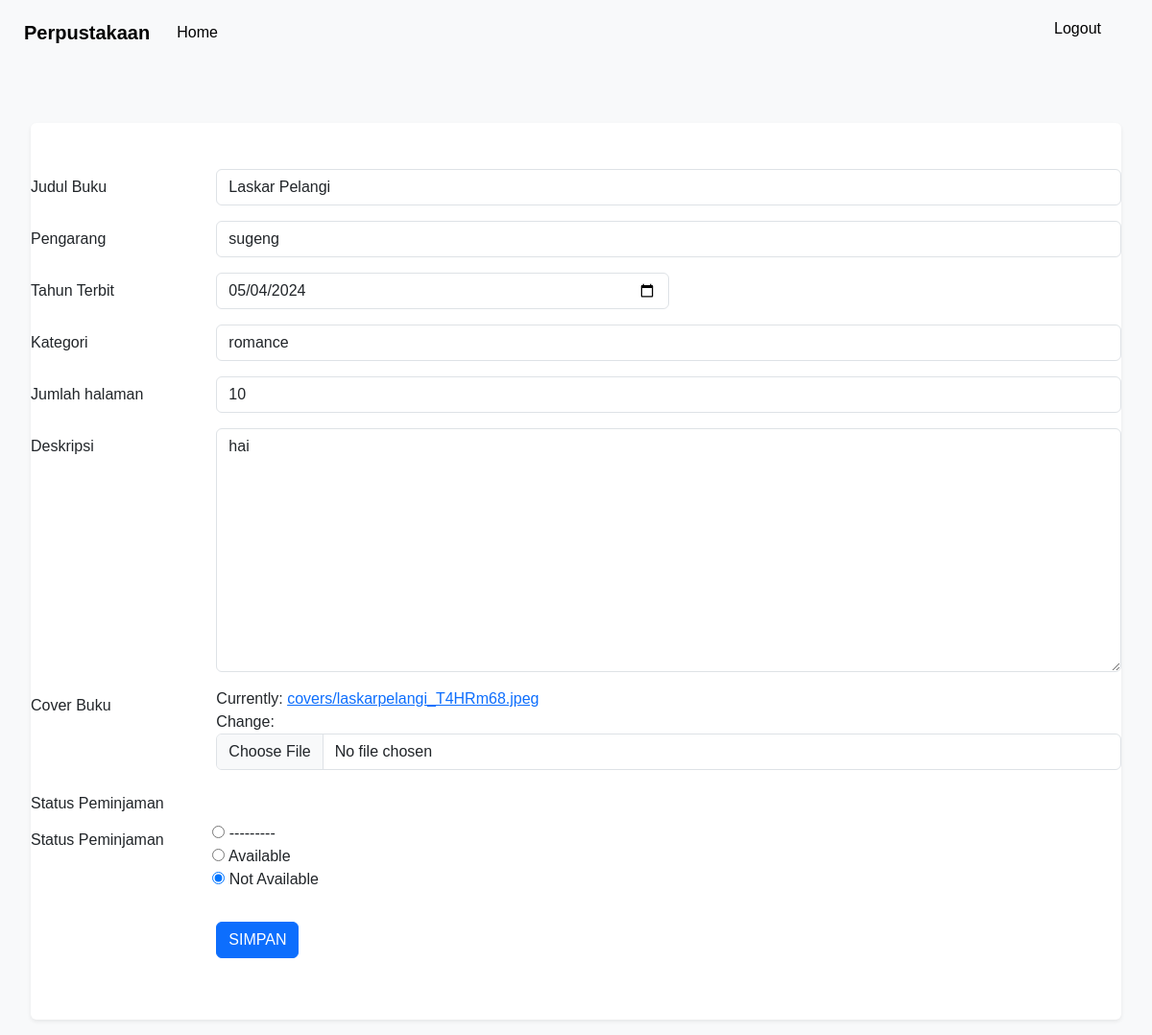
The app's page /buku/15/edit/ (signed in), older data.
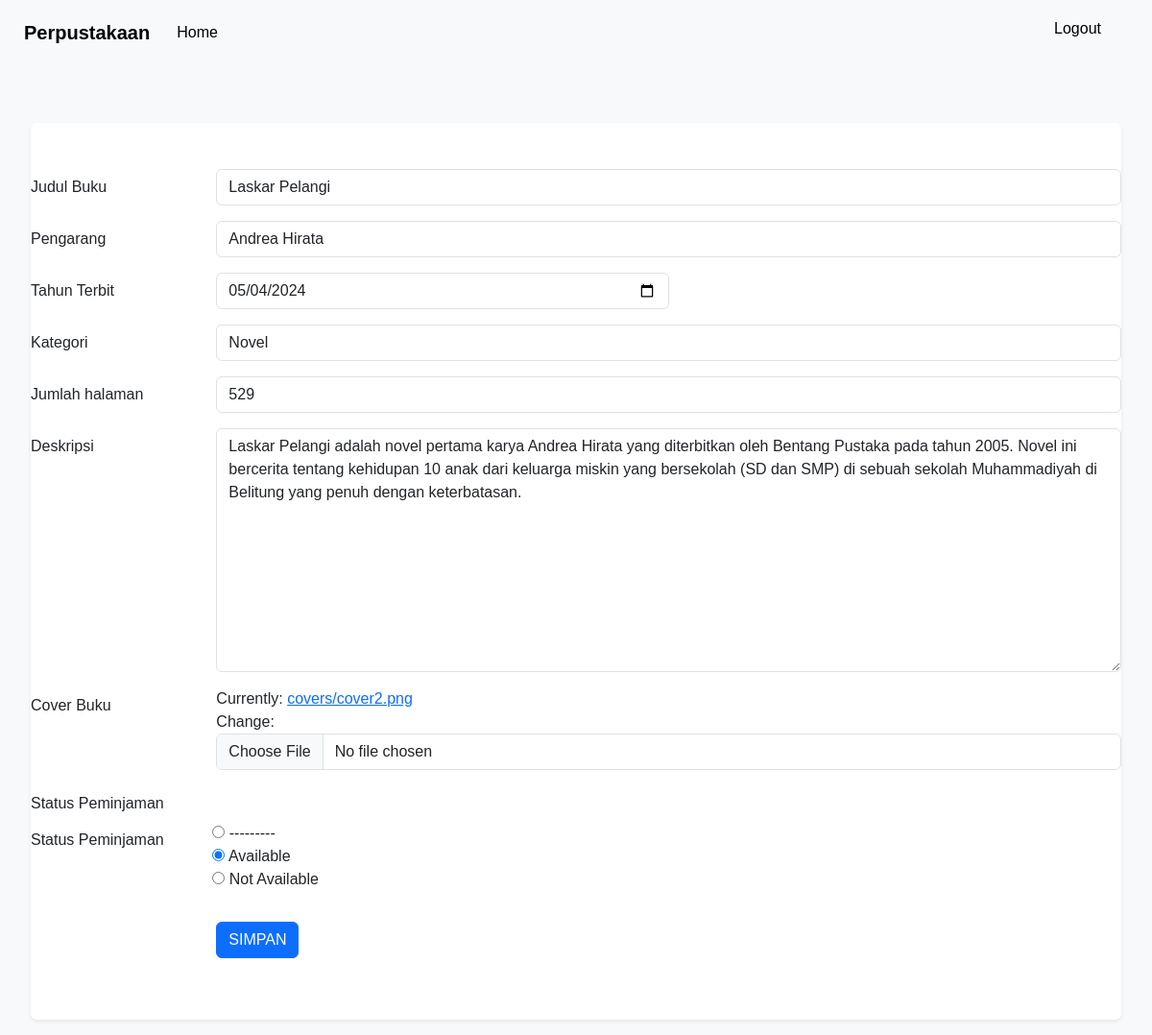
The same page, newer data.
### library/models.py (models this page shows, shortened)
class BookAttribute(models.Model):
    judulBuku = models.CharField(max_length=255)
    penulisBuku = models.CharField(max_length=255, blank=True, null=True)
    tahunTerbit = models.DateField()
    kategoriBuku = models.CharField(max_length=255, blank=True, null=True)
    jumlahHalaman = models.IntegerField()
    coverBuku = models.ImageField(upload_to='covers/')
    deskripsi = models.TextField(blank=True, null=True)  # Tambahkan bidang deskripsi
    status_peminjaman = models.CharField(max_length=20, null=False, blank=True, choices=[
        ('available', 'Available'),
        ('not-available', 'Not Available'),
    ])

### library/views.py (the view)
# urls.py: path('buku/<int:pk>/edit/', views.book_edit, name='book_edit'),
@user_passes_test(is_staff)
def book_edit(request, pk):
    book = get_object_or_404(BookAttribute, pk=pk)
    if request.method == "POST":
        form = BookAttributeForm(request.POST, request.FILES, instance=book)
        if form.is_valid():
            book = form.save()
            return redirect('input')
        else:
            print("Form tidak Valid")
    else:
        form = BookAttributeForm(instance=book)
    return render(request, 'Admin/edit.html', {'form' : form})

### library/forms.py
class BookAttributeForm(forms.ModelForm):
    class Meta:
        model = BookAttribute
        fields = [
            'judulBuku',
            'penulisBuku',
            'tahunTerbit',
            'kategoriBuku',
            'jumlahHalaman',
            'deskripsi',  # Tambahkan deskripsi ke dalam fields
            'coverBuku',
            'status_peminjaman',
        ]
        widgets = {
            'judulBuku': forms.TextInput(attrs={'class': 'form-control'}),
            'penulisBuku': forms.TextInput(attrs={'class': 'form-control'}),
            'tahunTerbit': forms.DateInput(attrs={'class': 'form-control w-50', 'type': 'date'}),
            'kategoriBuku': forms.TextInput(attrs={'class': 'form-control'}),
            'jumlahHalaman': forms.NumberInput(attrs={'class': 'form-control'}),
            'deskripsi': forms.Textarea(attrs={'class': 'form-control'}),  # Widget untuk deskripsi
            'coverBuku': forms.ClearableFileInput(attrs={'class': 'form-control'}),
            'status_peminjaman': forms.RadioSelect(choices=[
                ('available', 'Available'),
                ('not-available', 'Not Available')
            ], attrs={'class': ''}),
        }

### templates/Admin/edit.html (shortened to what this page needs)
{% load static %}
<!DOCTYPE html>
<html lang=en>
<head>
{% include 'bootstrap5.html' %}
{% include 'snippets/navbaradmin.html' %}
<link rel="stylesheet" href="{% static 'assets/css/admin.css' %}">
<head>
    <body>
        <div class="form">
            <div class="my-3 bg-body rounded shadow-sm pt-5 pb-5">
                <form method="post" enctype="multipart/form-data">
                    <div class="mb-3 row">
                        <label for="judul" class="col-sm-2 col-form-label">Judul Buku</label>
                        <div class="col-sm-10">
                            {{ form.judulBuku }}
                        </div>
                    </div>
                    <div class="mb-3 row">
                        <label for="nama" class="col-sm-2 col-form-label">Pengarang</label>
                        <div class="col-sm-10">
                            {{ form.penulisBuku }}
                        </div>
                    </div>
                    <div class="mb-3 row">
                        <label for="tahun_Terbit" class="col-sm-2 col-form-label">Tahun Terbit</label>
                        <div class="col-sm-10">
                            {{ form.tahunTerbit }}
                        </div>
                    </div>
                    <div class="mb-3 row">
                        <label for="kategori" class="col-sm-2 col-form-label">Kategori</label>
                        <div class="col-sm-10">
                            {{ form.kategoriBuku}}
                        </div>
                    </div>
                    <div class="mb-3 row">
                        <label for="jumlah_halaman" class="col-sm-2 col-form-label">Jumlah halaman</label>
                        <div class="col-sm-10">
                            {{ form.jumlahHalaman}}
                        </div>
                    </div>
                    <div class="mb-3 row">
                        <label for="deskripsi" class="col-sm-2 col-form-label">Deskripsi</label>
                        <div class="col-sm-10">
                            {{ form.deskripsi }}
                        </div>
                    </div>
                    <div class="mb-3 row">
                        <label for="cover_buku" class="col-sm-2 col-form-label">Cover Buku</label>
                        <div class="col-sm-10">
                            {{ form.coverBuku }}
                        </div>
                    </div>
                    <div class="mb-3 row">
                        <label for="status_peminjaman" class="col-sm-2 col-form-label">Status Peminjaman</label>
                        <div class="mb-3 row">
                            <label for="status_peminjaman" class="col-sm-2 col-form-label">Status Peminjaman</label>
                            <div class="col-sm-10">
                                {{ form.status_peminjaman }}
                            </div>
                        </div>
                    </div>
                    <div class="mb-3 row">
                        <label class="col-sm-2 col-form-label"></label>
                        <div class="col-sm-10">
                            <button type="submit" class="btn btn-primary custom-button">SIMPAN</button>
                        </div>
                    </div>
                </form>
            </div>
        </div>
    </body>
    </html>
</html>

Row changes from the older to the newer data that the page shows:
changed BookAttribute "Laskar Pelangi": penulisBuku "sugeng" → "Andrea Hirata"; kategoriBuku "romance" → "Novel"; jumlahHalaman "10" → "529"; deskripsi "hai" → "Laskar Pelangi adalah novel pertama karya Andrea Hirata yang diterbitkan oleh Bentang Pustaka pada tahun 2005. Novel ini bercerita tentang kehidupan 10 anak dari keluarga miskin yang bersekolah (SD dan SMP) di sebuah sekolah Muhammadiyah di Belitung yang penuh dengan keterbatasan."; status_peminjaman "☐ --------- ☐ Available ☑ Not Available" → "☐ --------- ☑ Available ☐ Not Available"
Text that changed along with them:
text no longer shown: "Currently: covers/laskarpelangi_T4HRm68.jpeg Change:"
text now shown: "Currently: covers/cover2.png Change:"
